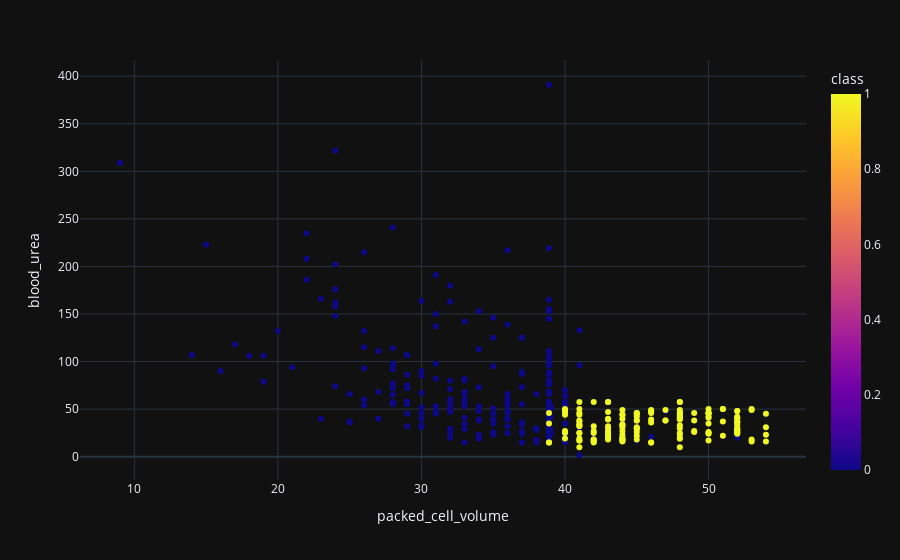

Source (notebook cell):
### Code cell
scatter('packed_cell_volume','blood_urea')

### Figure 1 — Plotly figure (JSON) as saved in the notebook; plotly's stock layout.template omitted (floating-point values rounded to 4 significant figures; data arrays with more than 128 entries replaced by an {"elided": "..."} marker saying what was removed)
{"data": [{"hovertemplate": "packed_cell_volume=%{x}<br>blood_urea=%{y}<br>class=%{marker.color}<extra></extra>", "legendgroup": "", "marker": {"color": {"elided": "400 int values"}, "coloraxis": "coloraxis", "symbol": "circle"}, "mode": "markers", "name": "", "orientation": "v", "showlegend": false, "type": "scatter", "x": {"elided": "400 float values"}, "xaxis": "x", "y": {"elided": "400 float values"}, "yaxis": "y"}], "layout": {"coloraxis": {"colorbar": {"title": {"text": "class"}}, "colorscale": [[0, "#0d0887"], [0.1111, "#46039f"], [0.2222, "#7201a8"], [0.3333, "#9c179e"], [0.4444, "#bd3786"], [0.5556, "#d8576b"], [0.6667, "#ed7953"], [0.7778, "#fb9f3a"], [0.8889, "#fdca26"], [1, "#f0f921"]]}, "legend": {"tracegroupgap": 0}, "margin": {"t": 60}, "xaxis": {"anchor": "y", "domain": [0, 1], "title": {"text": "packed_cell_volume"}}, "yaxis": {"anchor": "x", "domain": [0, 1], "title": {"text": "blood_urea"}}}}
